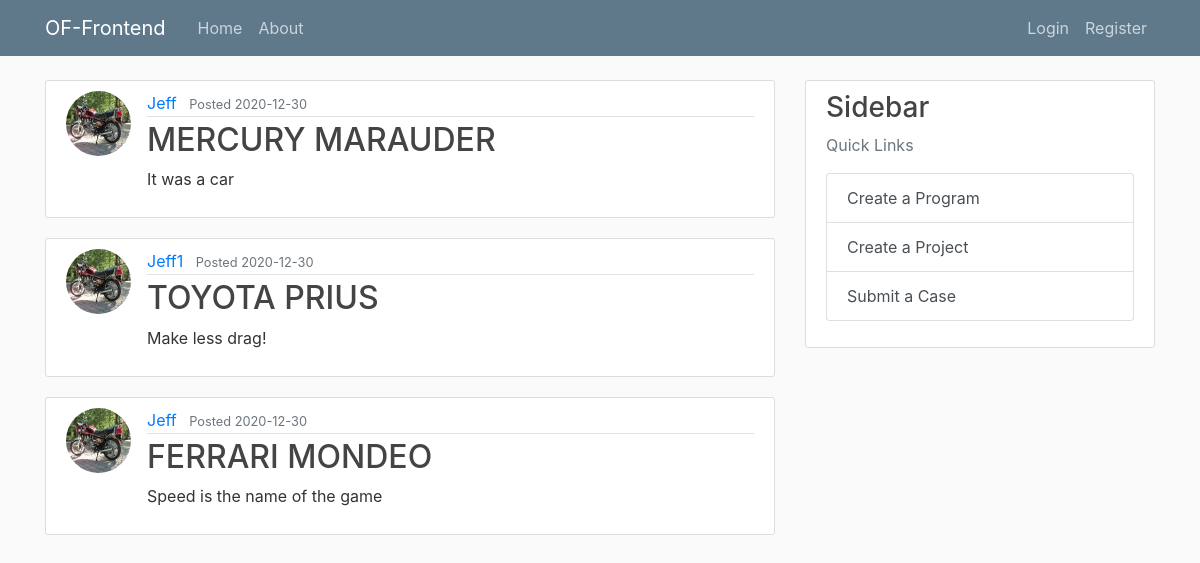
The page /home on the database its author committed.
### flask_website/models.py (models this page shows, shortened)
class Program(db.Model):
    __tablename__ = "program"
    id = db.Column(db.Integer, primary_key=True)
    name = db.Column(db.String(20), unique=True, nullable=False)
    description = db.Column(db.Text, unique=False, nullable=False)
    created_date = db.Column(db.DateTime, nullable=False, default=datetime.utcnow)
    created_by = db.Column(db.Integer, db.ForeignKey("user.id"), nullable=False)
    project = db.relationship("Project", back_populates="program")  # forward

class User(db.Model, UserMixin):
    __tablename__ = "user"
    id = db.Column(db.Integer, primary_key=True)
    username = db.Column(db.String(20), unique=True, nullable=False)
    email = db.Column(db.String(120), unique=True, nullable=False)
    image_file = db.Column(db.String(20), default="default.jpg")
    password = db.Column(db.String(60), nullable=False)
    create_program = db.relationship("Program", backref="creator", lazy=True)

### flask_website/routes.py (the view)
@app.route("/")
@app.route("/home")
def home():
    return render_template("home.html", programs=Program.query.all())

### flask_website/templates/home.html
{% extends "layout.html" %}
{% block content %}
{% for program in programs %}
<article class="media content-section">
  <img class="rounded-circle article-img" ,
    src="{{ url_for('static',filename = 'profile_pics/' + program.creator.image_file) }}">
  <div class="media-body">
    <div class="article-metadata">
      <a class="mr-2" href="#">{{ program.creator.username }}</a>
      <small class="text-muted"> Posted {{ program.created_date.strftime('%Y-%m-%d') }}</small>
    </div>
    <h2><a class="article-title" href="{{ url_for('programs', program_id = program.id) }}">{{ program.name }}</a></h2>
    <p class="article-content">{{ program.description }}</p>
  </div>
</article>
{% endfor %}
{% endblock content %}

### flask_website/templates/layout.html (shortened to what this page needs)
<!DOCTYPE html>
<html>
<head>
  <link rel="stylesheet" href="https://maxcdn.bootstrapcdn.com/bootstrap/4.0.0/css/bootstrap.min.css"
>
  <link rel="stylesheet" type="text/css" href="{{ url_for('static', filename='main.css') }}">
</head>
<body>
  <header class="site-header">
    <nav class="navbar navbar-expand-md navbar-dark bg-steel fixed-top">
      <div class="container">
        <a class="navbar-brand mr-4" href="/">OF-Frontend</a>
        <div class="collapse navbar-collapse" id="navbarToggle">
          <div class="navbar-nav mr-auto">
            <a class="nav-item nav-link" href="{{ url_for('home') }}">Home</a>
            <a class="nav-item nav-link" href="{{ url_for('about') }}">About</a>
          </div>
          <div class="navbar-nav">
            {% if current_user.is_authenticated%}
            <a class="nav-item nav-link" href="{{ url_for('newprogram') }}">New Program</a>
            <a class="nav-item nav-link" href="{{ url_for('account') }}">Account</a>
            <a class="nav-item nav-link" href="{{ url_for('logout') }}">Logout</a>
            {% else %}
            <a class="nav-item nav-link" href="{{ url_for('login') }}">Login</a>
            <a class="nav-item nav-link" href="{{ url_for('register') }}">Register</a>
            {% endif %}
          </div>
        </div>
      </div>
    </nav>
  </header>
  <main role="main" class="container">
    <div class="row">
      <div class="col-md-8">
        {% block content %}{% endblock %}
      </div>
      <div class="col-md-4">
        <div class="content-section">
          <h3>Sidebar</h3>
          <p class='text-muted'>Quick Links
          <ul class="list-group">
            <a class="list-group-item list-group-item-action" href="{{ url_for('newprogram') }}">Create a Program</a>
            <a class="list-group-item list-group-item-action" href="{{ url_for('newproject') }}"> Create a Project</a>
            <a class="list-group-item list-group-item-action" href="{{ url_for('newcase2') }}"> Submit a Case </a>
          </ul>
          </p>
        </div>
      </div>
    </div>
  </main>
</body>
</html>

### flask_website/static/main.css (style rules this page uses)
body { background: #fafafa; color: #333333; margin-top: 5rem; }
h1, h2, h3, h4, h5, h6 { color: #444444; }
.bg-steel { background-color: #5f788a; }
.site-header .navbar-nav .nav-link { color: #cbd5db; }
.content-section { background: #ffffff; padding: 10px 20px; border: 1px solid #dddddd; border-radius: 3px; margin-bottom: 20px; }
.article-title { color: #444444; }
.article-content { white-space: pre-line; }
.article-img { height: 65px; width: 65px; margin-right: 16px; }
.article-metadata { padding-bottom: 1px; margin-bottom: 4px; border-bottom: 1px solid #e3e3e3 }

### rows shown on the page
Program: image_file (placeholder picture), creator.username "Jeff", created_date "2020-12-30", name "MERCURY MARAUDER", description "It was a car"
Program: image_file (placeholder picture), creator.username "Jeff1", created_date "2020-12-30", name "TOYOTA PRIUS", description "Make less drag!"
Program: image_file (placeholder picture), creator.username "Jeff", created_date "2020-12-30", name "FERRARI MONDEO", description "Speed is the name of the game"
